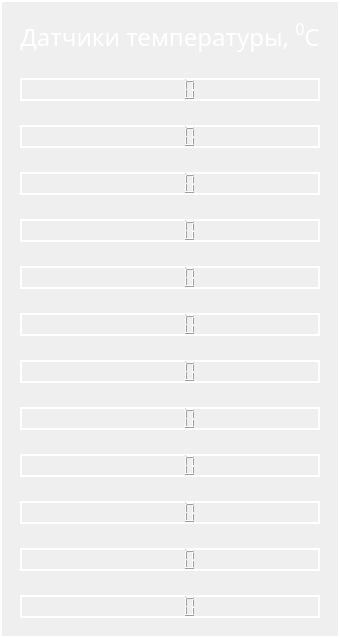
     <widget class="QWidget" name="sensors" native="true">
      <property name="font">
       <font>
        <italic>false</italic>
       </font>
      </property>
      <property name="styleSheet">
       <string notr="true">border: 2px solid white;</string>
      </property>
      <layout class="QVBoxLayout" name="verticalLayout_27">
       <item>
        <widget class="QWidget" name="w" native="true">
         <property name="font">
          <font>
           <italic>false</italic>
          </font>
         </property>
         <property name="styleSheet">
          <string notr="true">border: 0;</string>
         </property>
         <layout class="QVBoxLayout" name="verticalLayout_28">
          <item>
           <widget class="QLabel" name="label">
            <property name="font">
             <font>
              <family>Sans Serif</family>
              <pointsize>18</pointsize>
              <italic>false</italic>
             </font>
            </property>
            <property name="styleSheet">
             <string notr="true">color: white;</string>
            </property>
            <property name="text">
             <string>&lt;html&gt;&lt;head/&gt;&lt;body&gt;&lt;p align=&quot;center&quot;&gt;Датчики температуры, &lt;span style=&quot; vertical-align:super;&quot;&gt;0&lt;/span&gt;C&lt;/p&gt;&lt;/body&gt;&lt;/html&gt;</string>
            </property>
           </widget>
          </item>
         </layout>
        </widget>
       </item>
       <item>
        <widget class="QWidget" name="s1" native="true">
         <property name="font">
          <font>
           <italic>false</italic>
          </font>
         </property>
         <property name="styleSheet">
          <string notr="true">border: 0;</string>
         </property>
         <layout class="QVBoxLayout" name="verticalLayout_6">
          <item>
           <widget class="QLCDNumber" name="t1">
            <property name="styleSheet">
             <string notr="true">border: 2px solid white; color: white;</string>
            </property>
           </widget>
          </item>
         </layout>
        </widget>
       </item>
       <item>
        <widget class="QWidget" name="s1_10" native="true">
         <property name="font">
          <font>
           <italic>false</italic>
          </font>
         </property>
         <property name="styleSheet">
          <string notr="true">border: 0;</string>
         </property>
         <layout class="QVBoxLayout" name="verticalLayout_20">
          <item>
           <widget class="QLCDNumber" name="t2">
            <property name="styleSheet">
             <string notr="true">border: 2px solid white; color: white;</string>
            </property>
           </widget>
          </item>
         </layout>
        </widget>
       </item>
       <item>
        <widget class="QWidget" name="s1_9" native="true">
         <property name="font">
          <font>
           <italic>false</italic>
          </font>
         </property>
         <property name="styleSheet">
          <string notr="true">border: 0;</string>
         </property>
         <layout class="QVBoxLayout" name="verticalLayout_19">
          <item>
           <widget class="QLCDNumber" name="t3">
            <property name="styleSheet">
             <string notr="true">border: 2px solid white; color: white;</string>
            </property>
           </widget>
          </item>
         </layout>
        </widget>
       </item>
       <item>
        <widget class="QWidget" name="s1_2" native="true">
         <property name="font">
          <font>
           <italic>false</italic>
          </font>
         </property>
         <property name="styleSheet">
          <string notr="true">border: 0;</string>
         </property>
         <layout class="QVBoxLayout" name="verticalLayout_12">
          <item>
           <widget class="QLCDNumber" name="t4">
            <property name="styleSheet">
             <string notr="true">border: 2px solid white; color: white;</string>
            </property>
           </widget>
          </item>
         </layout>
        </widget>
       </item>
       <item>
        <widget class="QWidget" name="s1_3" native="true">
         <property name="font">
          <font>
           <italic>false</italic>
          </font>
         </property>
         <property name="styleSheet">
          <string notr="true">border: 0;</string>
         </property>
         <layout class="QVBoxLayout" name="verticalLayout_13">
          <item>
           <widget class="QLCDNumber" name="t5">
            <property name="styleSheet">
             <string notr="true">border: 2px solid white; color: white;</string>
            </property>
           </widget>
          </item>
         </layout>
        </widget>
       </item>
       <item>
        <widget class="QWidget" name="s1_8" native="true">
         <property name="font">
          <font>
           <italic>false</italic>
          </font>
         </property>
         <property name="styleSheet">
          <string notr="true">border: 0;</string>
         </property>
         <layout class="QVBoxLayout" name="verticalLayout_18">
          <item>
           <widget class="QLCDNumber" name="t6">
            <property name="styleSheet">
             <string notr="true">border: 2px solid white; color: white;</string>
            </property>
           </widget>
          </item>
         </layout>
        </widget>
       </item>
       <item>
        <widget class="QWidget" name="s1_7" native="true">
         <property name="font">
          <font>
           <italic>false</italic>
          </font>
         </property>
         <property name="styleSheet">
          <string notr="true">border: 0;</string>
         </property>
         <layout class="QVBoxLayout" name="verticalLayout_17">
          <item>
           <widget class="QLCDNumber" name="t7">
            <property name="styleSheet">
             <string notr="true">border: 2px solid white; color: white;</string>
            </property>
           </widget>
          </item>
         </layout>
        </widget>
       </item>
       <item>
        <widget class="QWidget" name="s1_6" native="true">
         <property name="font">
          <font>
           <italic>false</italic>
          </font>
         </property>
         <property name="styleSheet">
          <string notr="true">border: 0;</string>
         </property>
         <layout class="QVBoxLayout" name="verticalLayout_16">
          <item>
           <widget class="QLCDNumber" name="t8">
            <property name="styleSheet">
             <string notr="true">border: 2px solid white; color: white;</string>
            </property>
           </widget>
          </item>
         </layout>
        </widget>
       </item>
       <item>
        <widget class="QWidget" name="s1_5" native="true">
         <property name="font">
          <font>
           <italic>false</italic>
          </font>
         </property>
         <property name="styleSheet">
          <string notr="true">border: 0;</string>
         </property>
         <layout class="QVBoxLayout" name="verticalLayout_15">
          <item>
           <widget class="QLCDNumber" name="t9">
            <property name="styleSheet">
             <string notr="true">border: 2px solid white; color: white;</string>
            </property>
           </widget>
          </item>
         </layout>
        </widget>
       </item>
       <item>
        <widget class="QWidget" name="s1_4" native="true">
         <property name="font">
          <font>
           <italic>false</italic>
          </font>
         </property>
         <property name="styleSheet">
          <string notr="true">border: 0;</string>
         </property>
         <layout class="QVBoxLayout" name="verticalLayout_14">
          <item>
           <widget class="QLCDNumber" name="t10">
            <property name="styleSheet">
             <string notr="true">border: 2px solid white; color: white;</string>
            </property>
           </widget>
          </item>
         </layout>
        </widget>
       </item>
       <item>
        <widget class="QWidget" name="s1_12" native="true">
         <property name="font">
          <font>
           <italic>false</italic>
          </font>
         </property>
         <property name="styleSheet">
          <string notr="true">border: 0;</string>
         </property>
         <layout class="QVBoxLayout" name="verticalLayout_22">
          <item>
           <widget class="QLCDNumber" name="t11">
            <property name="styleSheet">
             <string notr="true">border: 2px solid white; color: white;</string>
            </property>
           </widget>
          </item>
         </layout>
        </widget>
       </item>
       <item>
        <widget class="QWidget" name="s1_11" native="true">
         <property name="font">
          <font>
           <italic>false</italic>
          </font>
         </property>
         <property name="styleSheet">
          <string notr="true">border: 0;</string>
         </property>
         <layout class="QVBoxLayout" name="verticalLayout_21">
          <item>
           <widget class="QLCDNumber" name="t12">
            <property name="styleSheet">
             <string notr="true">border: 2px solid white; color: white;</string>
            </property>
           </widget>
          </item>
         </layout>
        </widget>
       </item>
      </layout>
     </widget>
